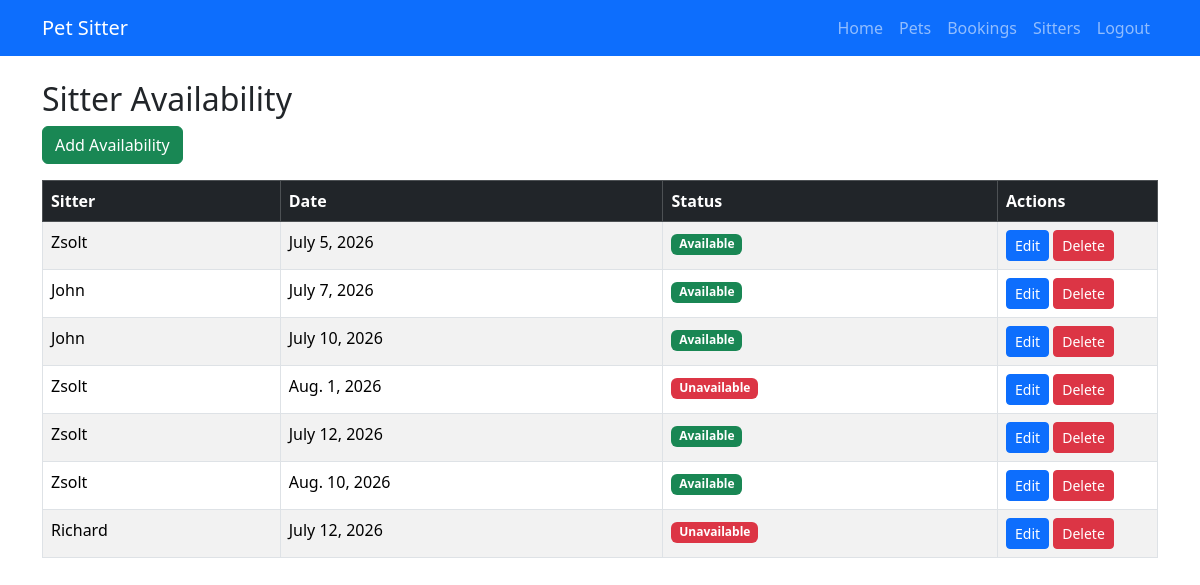
/availability/ (signed in), run on an earlier commit of the app's database.
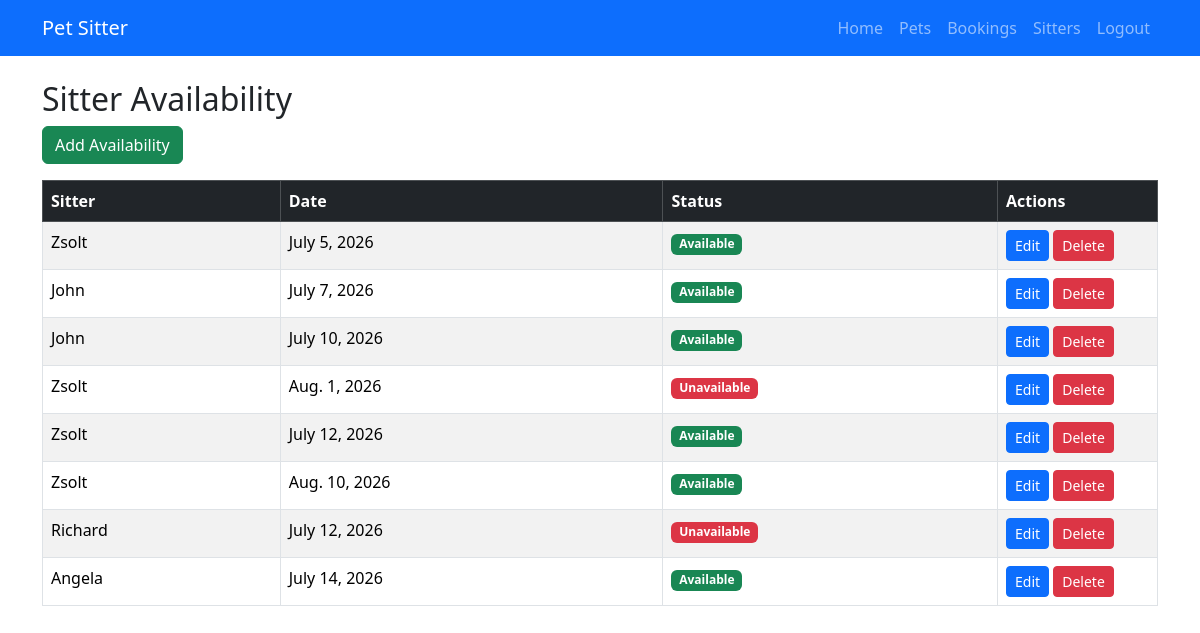
And on a later commit of the database.
### core/models.py (models this page shows, shortened)
class SitterAvailability(models.Model):
    sitter = models.ForeignKey(
        User,
        on_delete=models.CASCADE,
        related_name="availability",
    )
    date = models.DateField()
    is_available = models.BooleanField(default=True)

### core/views.py (the view)
# urls.py: path("availability/", availability_list, name="availability_list"),
@login_required
def availability_list(request):
    availability_list = SitterAvailability.objects.all()
    return render(
        request,
        "availability/list.html",
        {"availability_list": availability_list},
    )

### core/templates/availability/list.html
{% extends "base.html" %}
{% block content %}
<h2>Sitter Availability</h2>
<a href="{% url 'availability_create' %}" class="btn btn-success mb-3">
    Add Availability
</a>
<table class="table table-striped table-bordered">
    <thead class="table-dark">
        <tr>
            <th>Sitter</th>
            <th>Date</th>
            <th>Status</th>
            <th style="width: 160px;">Actions</th>
        </tr>
    </thead>
    <tbody>
        {% for item in availability_list %}
        <tr>
            <td>{{ item.sitter }}</td>
            <td>{{ item.date }}</td>
            <td>
                {% if item.is_available %}
                    <span class="badge bg-success">Available</span>
                {% else %}
                    <span class="badge bg-danger">Unavailable</span>
                {% endif %}
            </td>
            <td>
                <a href="{% url 'availability_update' item.pk %}" class="btn btn-primary btn-sm">
                    Edit
                </a>
                <a href="{% url 'availability_delete' item.pk %}" class="btn btn-danger btn-sm">
                    Delete
                </a>
            </td>
        </tr>
        {% endfor %}
    </tbody>
</table>
{% endblock %}

What changed in the data, as far as the page shows it:
added SitterAvailability: sitter "Angela", date "July 14, 2026", is_available "Available"
